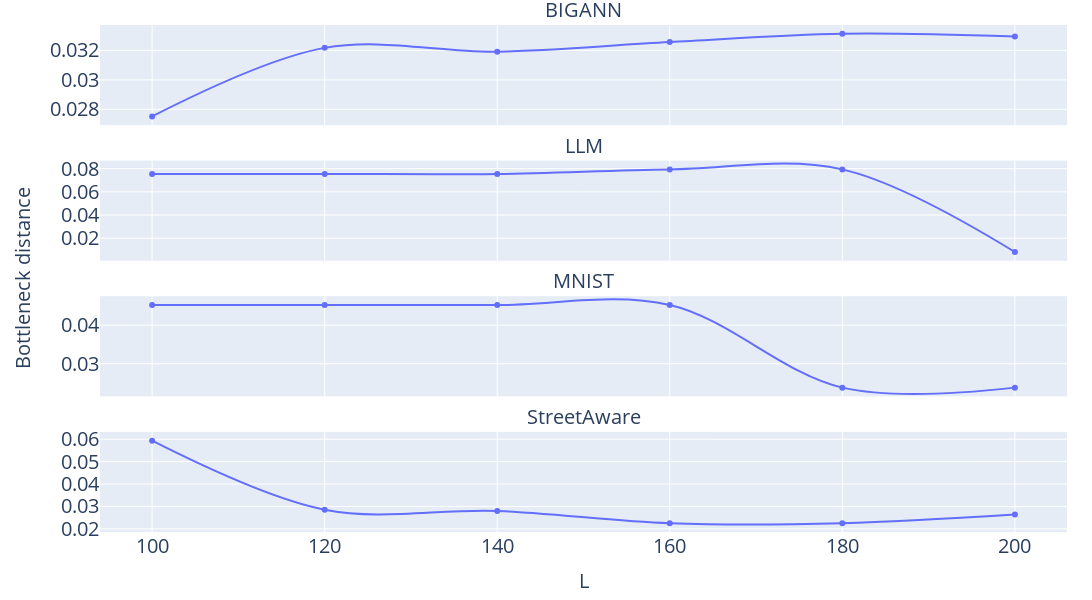

Source (notebook cell):
### Markdown cell above
## Bottleneck

### Code cell
fig = px.line(filtered_df_complexity_comparisons, x="L", y="Bottleneck distance", facet_col="dataset",markers=True,line_shape='spline',facet_col_wrap=1)

fig.for_each_yaxis(lambda y: y.update(showticklabels=True,matches=None, title = None,tickfont = dict(size=20)))
fig.add_annotation(
    showarrow=False,
    xanchor='center',
    xref='paper', 
    x=-0.08, 
    yanchor='middle',
    yref='paper',
    y=0.5,
    textangle=-90,
    text='Bottleneck distance'
)
fig.update_xaxes(tickfont=dict(size=20), title_font = dict(size=20))
fig.for_each_annotation(lambda a: a.update(text=a.text.split("=")[-1], font = {'size': 20}))
fig.update_layout(margin = dict(t=25, l=100, r=25, b=25),
                        height=600,
                        width=1200)

fig.write_image("../images/updated_Impact-L-Bottleneck_distance.png", scale=3)
fig.show()

### Figure 1 — Plotly figure (JSON) as saved in the notebook; plotly's stock layout.template omitted (floating-point values rounded to 4 significant figures)
{"data": [{"hovertemplate": "dataset=BIGANN<br>L=%{x}<br>Bottleneck distance=%{y}<extra></extra>", "legendgroup": "", "line": {"color": "#636efa", "dash": "solid", "shape": "spline"}, "marker": {"symbol": "circle"}, "mode": "lines+markers", "name": "", "orientation": "v", "showlegend": false, "type": "scatter", "x": [100, 120, 140, 160, 180, 200], "xaxis": "x4", "y": [0.02752, 0.03217, 0.03192, 0.03257, 0.03313, 0.03294], "yaxis": "y4"}, {"hovertemplate": "dataset=LLM<br>L=%{x}<br>Bottleneck distance=%{y}<extra></extra>", "legendgroup": "", "line": {"color": "#636efa", "dash": "solid", "shape": "spline"}, "marker": {"symbol": "circle"}, "mode": "lines+markers", "name": "", "orientation": "v", "showlegend": false, "type": "scatter", "x": [100, 120, 140, 160, 180, 200], "xaxis": "x3", "y": [0.07545, 0.07545, 0.07545, 0.07937, 0.07937, 0.008086], "yaxis": "y3"}, {"hovertemplate": "dataset=MNIST<br>L=%{x}<br>Bottleneck distance=%{y}<extra></extra>", "legendgroup": "", "line": {"color": "#636efa", "dash": "solid", "shape": "spline"}, "marker": {"symbol": "circle"}, "mode": "lines+markers", "name": "", "orientation": "v", "showlegend": false, "type": "scatter", "x": [100, 120, 140, 160, 180, 200], "xaxis": "x2", "y": [0.04521, 0.04521, 0.04521, 0.04521, 0.02382, 0.02382], "yaxis": "y2"}, {"hovertemplate": "dataset=StreetAware<br>L=%{x}<br>Bottleneck distance=%{y}<extra></extra>", "legendgroup": "", "line": {"color": "#636efa", "dash": "solid", "shape": "spline"}, "marker": {"symbol": "circle"}, "mode": "lines+markers", "name": "", "orientation": "v", "showlegend": false, "type": "scatter", "x": [100, 120, 140, 160, 180, 200], "xaxis": "x", "y": [0.05937, 0.02855, 0.02798, 0.0225, 0.0225, 0.02636], "yaxis": "y"}], "layout": {"annotations": [{"font": {"size": 20}, "showarrow": false, "text": "StreetAware", "x": 0.5, "xanchor": "center", "xref": "paper", "y": 0.1975, "yanchor": "bottom", "yref": "paper"}, {"font": {"size": 20}, "showarrow": false, "text": "MNIST", "x": 0.5, "xanchor": "center", "xref": "paper", "y": 0.465, "yanchor": "bottom", "yref": "paper"}, {"font": {"size": 20}, "showarrow": false, "text": "LLM", "x": 0.5, "xanchor": "center", "xref": "paper", "y": 0.7325, "yanchor": "bottom", "yref": "paper"}, {"font": {"size": 20}, "showarrow": false, "text": "BIGANN", "x": 0.5, "xanchor": "center", "xref": "paper", "y": 1, "yanchor": "bottom", "yref": "paper"}, {"font": {"size": 20}, "showarrow": false, "text": "Bottleneck distance", "textangle": -90, "x": -0.08, "xanchor": "center", "xref": "paper", "y": 0.5, "yanchor": "middle", "yref": "paper"}], "height": 600, "legend": {"tracegroupgap": 0}, "margin": {"b": 25, "l": 100, "r": 25, "t": 25}, "width": 1200, "xaxis": {"anchor": "y", "domain": [0, 1], "tickfont": {"size": 20}, "title": {"font": {"size": 20}, "text": "L"}}, "xaxis2": {"anchor": "y2", "domain": [0, 1], "matches": "x", "showticklabels": false, "tickfont": {"size": 20}, "title": {"font": {"size": 20}}}, "xaxis3": {"anchor": "y3", "domain": [0, 1], "matches": "x", "showticklabels": false, "tickfont": {"size": 20}, "title": {"font": {"size": 20}}}, "xaxis4": {"anchor": "y4", "domain": [0, 1], "matches": "x", "showticklabels": false, "tickfont": {"size": 20}, "title": {"font": {"size": 20}}}, "yaxis": {"anchor": "x", "domain": [0, 0.1975], "showticklabels": true, "tickfont": {"size": 20}, "title": {}}, "yaxis2": {"anchor": "x2", "domain": [0.2675, 0.465], "showticklabels": true, "tickfont": {"size": 20}, "title": {}}, "yaxis3": {"anchor": "x3", "domain": [0.535, 0.7325], "showticklabels": true, "tickfont": {"size": 20}, "title": {}}, "yaxis4": {"anchor": "x4", "domain": [0.8025, 1], "showticklabels": true, "tickfont": {"size": 20}, "title": {}}}}
